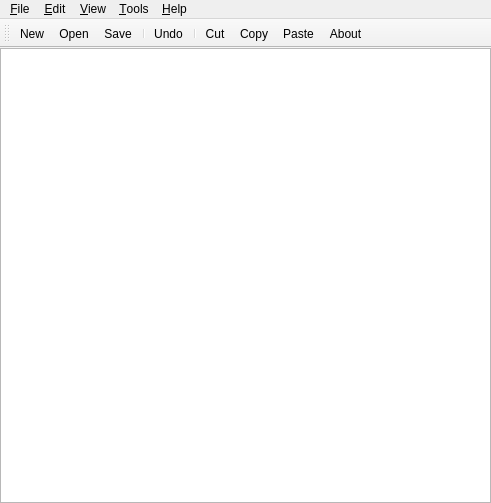
<ui version="4.0" >
 <author>Chris Ryan</author>
 <comment> * Copyright (c) 2002-2006 by OpenMFG, LLC
 *
 * This program is free software; you can redistribute it and/or modify
 * it under the terms of the GNU General Public License as published by
 * the Free Software Foundation; either version 2 of the License, or
 * (at your option) any later version.
 *
 * This program is distributed in the hope that it will be useful,
 * but WITHOUT ANY WARRANTY; without even the implied warranty of
 * MERCHANTABILITY or FITNESS FOR A PARTICULAR PURPOSE.  See the
 * GNU General Public License for more details.
 *
 * You should have received a copy of the GNU General Public License
 * along with this program; if not, write to the Free Software
 * Foundation, Inc., 59 Temple Place, Suite 330, Boston, MA  02111-1307  USA
 *
 * If you do not wish to be bound by the terms of the GNU General Public
 * License, DO NOT USE THIS SOFTWARE.  Please contact OpenMFG, LLC at
 * info@openmfg.com for details on how to purchase a commercial license.</comment>
 <exportmacro></exportmacro>
 <class>MQLEdit</class>
 <widget class="QMainWindow" name="MQLEdit" >
  <property name="geometry" >
   <rect>
    <x>0</x>
    <y>0</y>
    <width>491</width>
    <height>503</height>
   </rect>
  </property>
  <property name="windowTitle" >
   <string>MetaSQL Editor</string>
  </property>
  <widget class="QWidget" name="widget" >
   <layout class="QGridLayout" >
    <property name="margin" >
     <number>0</number>
    </property>
    <property name="spacing" >
     <number>6</number>
    </property>
    <item row="0" column="0" >
     <widget class="QTextEdit" name="_text" >
      <property name="font" >
       <font>
        <family>Courier</family>
        <pointsize>11</pointsize>
        <weight>50</weight>
        <italic>false</italic>
        <bold>false</bold>
        <underline>false</underline>
        <strikeout>false</strikeout>
       </font>
      </property>
     </widget>
    </item>
   </layout>
  </widget>
  <widget class="QToolBar" name="toolBar" >
   <property name="orientation" >
    <enum>Qt::Horizontal</enum>
   </property>
   <attribute name="toolBarArea" >
    <number>4</number>
   </attribute>
   <addaction name="fileNewAction" />
   <addaction name="fileOpenAction" />
   <addaction name="fileSaveAction" />
   <addaction name="separator" />
   <addaction name="editUndoAction" />
   <addaction name="separator" />
   <addaction name="editCutAction" />
   <addaction name="editCopyAction" />
   <addaction name="editPasteAction" />
   <addaction name="helpAboutAction" />
  </widget>
  <widget class="QMenuBar" name="MenuBar" >
   <property name="geometry" >
    <rect>
     <x>0</x>
     <y>0</y>
     <width>491</width>
     <height>29</height>
    </rect>
   </property>
   <widget class="QMenu" name="ToolsMenu" >
    <property name="title" >
     <string>&amp;Tools</string>
    </property>
    <addaction name="toolsParse_QueryAction" />
    <addaction name="toolsExecute_QueryAction" />
   </widget>
   <widget class="QMenu" name="helpMenu" >
    <property name="title" >
     <string>&amp;Help</string>
    </property>
    <addaction name="helpContentsAction" />
    <addaction name="helpIndexAction" />
    <addaction name="separator" />
    <addaction name="helpAboutAction" />
   </widget>
   <widget class="QMenu" name="ViewMenu" >
    <property name="title" >
     <string>&amp;View</string>
    </property>
    <addaction name="viewParameter_ListAction" />
    <addaction name="viewLog_OutputAction" />
    <addaction name="viewResultsAction" />
    <addaction name="viewExecuted_SQLAction" />
   </widget>
   <widget class="QMenu" name="editMenu" >
    <property name="title" >
     <string>&amp;Edit</string>
    </property>
    <addaction name="editUndoAction" />
    <addaction name="editRedoAction" />
    <addaction name="separator" />
    <addaction name="editCutAction" />
    <addaction name="editCopyAction" />
    <addaction name="editPasteAction" />
    <addaction name="separator" />
    <addaction name="editFindAction" />
   </widget>
   <widget class="QMenu" name="fileMenu" >
    <property name="title" >
     <string>&amp;File</string>
    </property>
    <widget class="QMenu" name="popupMenu_6" >
     <property name="title" >
      <string>Database</string>
     </property>
     <addaction name="fileDatabaseConnectAction" />
     <addaction name="fileDatabaseDisconnectAction" />
    </widget>
    <addaction name="fileNewAction" />
    <addaction name="fileOpenAction" />
    <addaction name="fileSaveAction" />
    <addaction name="fileSaveAsAction" />
    <addaction name="separator" />
    <addaction name="popupMenu_6" />
    <addaction name="separator" />
    <addaction name="filePrintAction" />
    <addaction name="separator" />
    <addaction name="fileExitAction" />
   </widget>
   <addaction name="fileMenu" />
   <addaction name="editMenu" />
   <addaction name="ViewMenu" />
   <addaction name="ToolsMenu" />
   <addaction name="helpMenu" />
  </widget>
  <action name="fileNewAction" >
   <property name="icon" >
    <iconset>../OpenRPT/images/filenew.xpm</iconset>
   </property>
   <property name="text" >
    <string>&amp;New</string>
   </property>
   <property name="iconText" >
    <string>New</string>
   </property>
   <property name="shortcut" >
    <string>Ctrl+N</string>
   </property>
  </action>
  <action name="fileOpenAction" >
   <property name="icon" >
    <iconset>../OpenRPT/images/fileopen.xpm</iconset>
   </property>
   <property name="text" >
    <string>&amp;Open...</string>
   </property>
   <property name="iconText" >
    <string>Open</string>
   </property>
   <property name="shortcut" >
    <string>Ctrl+O</string>
   </property>
  </action>
  <action name="fileSaveAction" >
   <property name="icon" >
    <iconset>../OpenRPT/images/filesave.xpm</iconset>
   </property>
   <property name="text" >
    <string>&amp;Save</string>
   </property>
   <property name="iconText" >
    <string>Save</string>
   </property>
   <property name="shortcut" >
    <string>Ctrl+S</string>
   </property>
  </action>
  <action name="fileSaveAsAction" >
   <property name="text" >
    <string>Save &amp;As...</string>
   </property>
   <property name="iconText" >
    <string>Save As</string>
   </property>
   <property name="shortcut" >
    <string/>
   </property>
  </action>
  <action name="filePrintAction" >
   <property name="icon" >
    <iconset>../OpenRPT/images/fileprint.xpm</iconset>
   </property>
   <property name="text" >
    <string>&amp;Print...</string>
   </property>
   <property name="iconText" >
    <string>Print</string>
   </property>
   <property name="shortcut" >
    <string>Ctrl+P</string>
   </property>
  </action>
  <action name="fileExitAction" >
   <property name="text" >
    <string>E&amp;xit</string>
   </property>
   <property name="iconText" >
    <string>Exit</string>
   </property>
   <property name="shortcut" >
    <string/>
   </property>
  </action>
  <action name="editUndoAction" >
   <property name="icon" >
    <iconset>../OpenRPT/images/editundo.xpm</iconset>
   </property>
   <property name="text" >
    <string>&amp;Undo</string>
   </property>
   <property name="iconText" >
    <string>Undo</string>
   </property>
   <property name="shortcut" >
    <string>Ctrl+Z</string>
   </property>
  </action>
  <action name="editRedoAction" >
   <property name="text" >
    <string>&amp;Redo</string>
   </property>
   <property name="iconText" >
    <string>Redo</string>
   </property>
   <property name="shortcut" >
    <string>Ctrl+Y</string>
   </property>
  </action>
  <action name="editCutAction" >
   <property name="icon" >
    <iconset>../OpenRPT/images/editcut.xpm</iconset>
   </property>
   <property name="text" >
    <string>&amp;Cut</string>
   </property>
   <property name="iconText" >
    <string>Cut</string>
   </property>
   <property name="shortcut" >
    <string>Ctrl+X</string>
   </property>
  </action>
  <action name="editCopyAction" >
   <property name="icon" >
    <iconset>../OpenRPT/images/editcopy.xpm</iconset>
   </property>
   <property name="text" >
    <string>C&amp;opy</string>
   </property>
   <property name="iconText" >
    <string>Copy</string>
   </property>
   <property name="shortcut" >
    <string>Ctrl+C</string>
   </property>
  </action>
  <action name="editPasteAction" >
   <property name="icon" >
    <iconset>../OpenRPT/images/editpaste.xpm</iconset>
   </property>
   <property name="text" >
    <string>&amp;Paste</string>
   </property>
   <property name="iconText" >
    <string>Paste</string>
   </property>
   <property name="shortcut" >
    <string>Ctrl+V</string>
   </property>
  </action>
  <action name="editFindAction" >
   <property name="icon" >
    <iconset>image9</iconset>
   </property>
   <property name="text" >
    <string>&amp;Find...</string>
   </property>
   <property name="iconText" >
    <string>Find</string>
   </property>
   <property name="shortcut" >
    <string>Ctrl+F</string>
   </property>
  </action>
  <action name="helpContentsAction" >
   <property name="text" >
    <string>&amp;Contents...</string>
   </property>
   <property name="iconText" >
    <string>Contents</string>
   </property>
   <property name="shortcut" >
    <string/>
   </property>
  </action>
  <action name="helpIndexAction" >
   <property name="text" >
    <string>&amp;Index...</string>
   </property>
   <property name="iconText" >
    <string>Index</string>
   </property>
   <property name="shortcut" >
    <string/>
   </property>
  </action>
  <action name="helpAboutAction" >
   <property name="text" >
    <string>&amp;About</string>
   </property>
   <property name="iconText" >
    <string>About</string>
   </property>
   <property name="shortcut" >
    <string/>
   </property>
  </action>
  <action name="fileDatabaseAction" >
   <property name="text" >
    <string>Database</string>
   </property>
   <property name="iconText" >
    <string>Database</string>
   </property>
  </action>
  <action name="fileDatabaseConnectAction" >
   <property name="text" >
    <string>Connect...</string>
   </property>
   <property name="iconText" >
    <string>Connect...</string>
   </property>
  </action>
  <action name="fileDatabaseDisconnectAction" >
   <property name="text" >
    <string>Disconnect</string>
   </property>
   <property name="iconText" >
    <string>Disconnect</string>
   </property>
  </action>
  <action name="fileUnnamedAction" >
   <property name="text" >
    <string>Unnamed</string>
   </property>
   <property name="iconText" >
    <string>Unnamed</string>
   </property>
  </action>
  <action name="viewParameter_ListAction" >
   <property name="text" >
    <string>Parameter List...</string>
   </property>
   <property name="iconText" >
    <string>Parameter List...</string>
   </property>
  </action>
  <action name="viewLog_OutputAction" >
   <property name="text" >
    <string>Log Output...</string>
   </property>
   <property name="iconText" >
    <string>Log Output...</string>
   </property>
  </action>
  <action name="viewResultsAction" >
   <property name="text" >
    <string>Results...</string>
   </property>
   <property name="iconText" >
    <string>Results...</string>
   </property>
  </action>
  <action name="toolsParse_QueryAction" >
   <property name="text" >
    <string>Parse Query</string>
   </property>
   <property name="iconText" >
    <string>Parse Query</string>
   </property>
  </action>
  <action name="toolsExecute_QueryAction" >
   <property name="text" >
    <string>Execute Query</string>
   </property>
   <property name="iconText" >
    <string>Execute Query</string>
   </property>
  </action>
  <action name="viewExecuted_SQLAction" >
   <property name="text" >
    <string>Executed SQL...</string>
   </property>
   <property name="iconText" >
    <string>Executed SQL...</string>
   </property>
  </action>
 </widget>
 <layoutdefault spacing="6" margin="0" />
 <pixmapfunction></pixmapfunction>
 <resources/>
 <connections>
  <connection>
   <sender>editUndoAction</sender>
   <signal>activated()</signal>
   <receiver>_text</receiver>
   <slot>undo()</slot>
   <hints>
    <hint type="sourcelabel" >
     <x>-1</x>
     <y>-1</y>
    </hint>
    <hint type="destinationlabel" >
     <x>20</x>
     <y>20</y>
    </hint>
   </hints>
  </connection>
  <connection>
   <sender>editRedoAction</sender>
   <signal>activated()</signal>
   <receiver>_text</receiver>
   <slot>redo()</slot>
   <hints>
    <hint type="sourcelabel" >
     <x>-1</x>
     <y>-1</y>
    </hint>
    <hint type="destinationlabel" >
     <x>20</x>
     <y>20</y>
    </hint>
   </hints>
  </connection>
  <connection>
   <sender>editCutAction</sender>
   <signal>activated()</signal>
   <receiver>_text</receiver>
   <slot>cut()</slot>
   <hints>
    <hint type="sourcelabel" >
     <x>-1</x>
     <y>-1</y>
    </hint>
    <hint type="destinationlabel" >
     <x>20</x>
     <y>20</y>
    </hint>
   </hints>
  </connection>
  <connection>
   <sender>editCopyAction</sender>
   <signal>activated()</signal>
   <receiver>_text</receiver>
   <slot>copy()</slot>
   <hints>
    <hint type="sourcelabel" >
     <x>-1</x>
     <y>-1</y>
    </hint>
    <hint type="destinationlabel" >
     <x>20</x>
     <y>20</y>
    </hint>
   </hints>
  </connection>
  <connection>
   <sender>editPasteAction</sender>
   <signal>activated()</signal>
   <receiver>_text</receiver>
   <slot>paste()</slot>
   <hints>
    <hint type="sourcelabel" >
     <x>-1</x>
     <y>-1</y>
    </hint>
    <hint type="destinationlabel" >
     <x>20</x>
     <y>20</y>
    </hint>
   </hints>
  </connection>
 </connections>
</ui>
